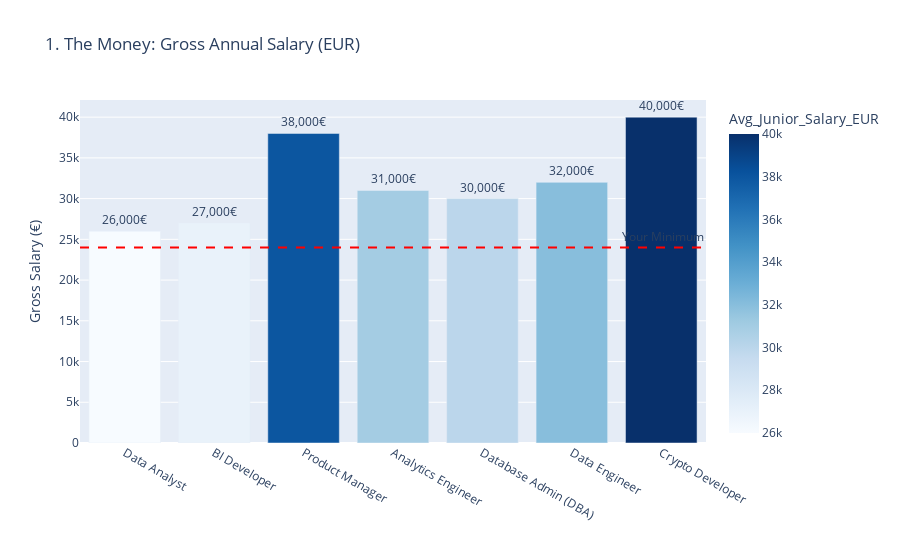

Here is the notebook cell this chart was saved with:
### Markdown cell above
## Visualization 1: The Money

Display gross annual salary for each qualifying role, with a reference line for your minimum acceptable salary.

### Code cell
# Create bar chart showing salaries for qualifying roles
fig_money = px.bar(
    df_real,
    x='Role',
    y='Avg_Junior_Salary_EUR',
    title="1. The Money: Gross Annual Salary (EUR)",
    text='Avg_Junior_Salary_EUR',
    color='Avg_Junior_Salary_EUR',
    color_continuous_scale='Blues'  # Blue color scale for professional look
)

# Add horizontal reference line for minimum acceptable salary
fig_money.add_hline(
    y=min_acceptable_salary, 
    line_dash="dash", 
    line_color="red", 
    annotation_text="Your Minimum", 
    annotation_position="top right"
)

# Format text labels and axis titles
fig_money.update_traces(texttemplate='%{text:,.0f}€', textposition='outside')
fig_money.update_layout(yaxis_title="Gross Salary (€)", xaxis_title="")
fig_money.show()

### Figure 1 — Plotly figure (JSON) as saved in the notebook; plotly's stock layout.template omitted (floating-point values rounded to 4 significant figures)
{"data": [{"hovertemplate": "Role=%{x}<br>Avg_Junior_Salary_EUR=%{marker.color}<extra></extra>", "legendgroup": "", "marker": {"color": [26000, 27000, 38000, 31000, 30000, 32000, 40000], "coloraxis": "coloraxis", "pattern": {"shape": ""}}, "name": "", "orientation": "v", "showlegend": false, "text": [26000.0, 27000.0, 38000.0, 31000.0, 30000.0, 32000.0, 40000.0], "textposition": "outside", "texttemplate": "%{text:,.0f}€", "type": "bar", "x": ["Data Analyst", "BI Developer", "Product Manager", "Analytics Engineer", "Database Admin (DBA)", "Data Engineer", "Crypto Developer"], "xaxis": "x", "y": [26000, 27000, 38000, 31000, 30000, 32000, 40000], "yaxis": "y"}], "layout": {"annotations": [{"showarrow": false, "text": "Your Minimum", "x": 1, "xanchor": "right", "xref": "x domain", "y": 24000, "yanchor": "bottom", "yref": "y"}], "barmode": "relative", "coloraxis": {"colorbar": {"title": {"text": "Avg_Junior_Salary_EUR"}}, "colorscale": [[0, "rgb(247,251,255)"], [0.125, "rgb(222,235,247)"], [0.25, "rgb(198,219,239)"], [0.375, "rgb(158,202,225)"], [0.5, "rgb(107,174,214)"], [0.625, "rgb(66,146,198)"], [0.75, "rgb(33,113,181)"], [0.875, "rgb(8,81,156)"], [1, "rgb(8,48,107)"]]}, "legend": {"tracegroupgap": 0}, "shapes": [{"line": {"color": "red", "dash": "dash"}, "type": "line", "x0": 0, "x1": 1, "xref": "x domain", "y0": 24000, "y1": 24000, "yref": "y"}], "title": {"text": "1. The Money: Gross Annual Salary (EUR)"}, "xaxis": {"anchor": "y", "domain": [0, 1], "title": {"text": ""}}, "yaxis": {"anchor": "x", "domain": [0, 1], "title": {"text": "Gross Salary (€)"}}}}
